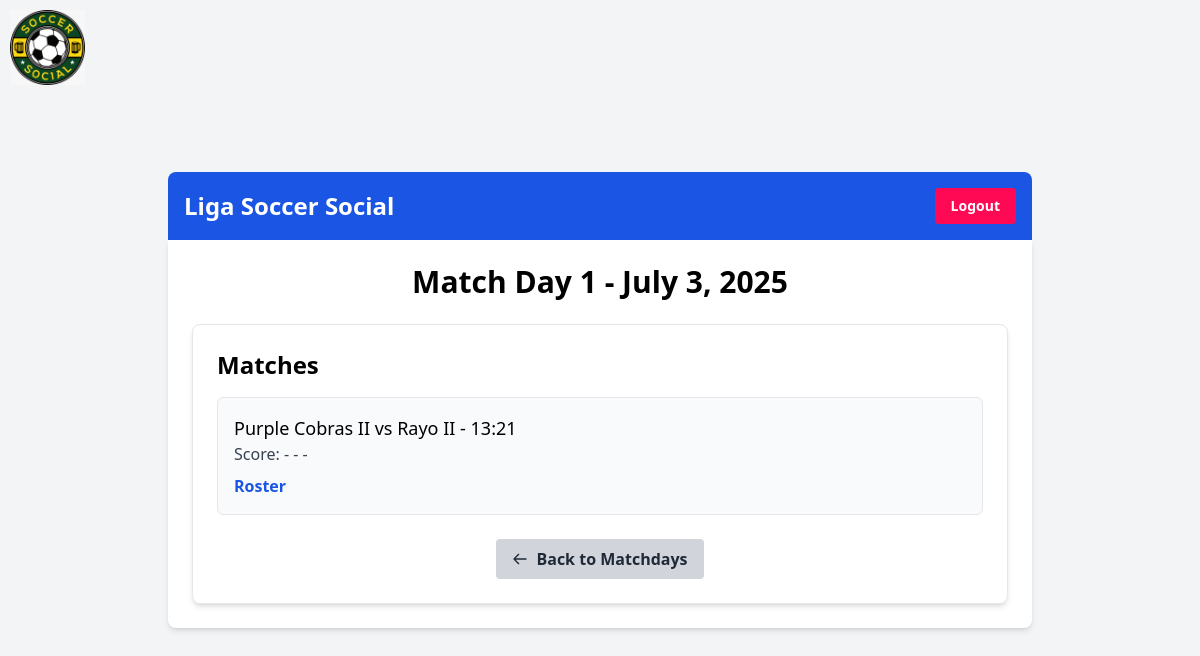
The page /futbol/matchday/4/ (signed in) on the database its author committed.
### futbolapp/models.py (models this page shows, shortened)
class Matchday(models.Model):
    season = models.ForeignKey(Season, on_delete=models.CASCADE)
    number = models.PositiveIntegerField()
    date = models.DateField()
    title = models.CharField(max_length=100, blank=True, null=True) # New field for title
    class Meta:
        ordering = ['season', 'number']
        unique_together = ('season', 'number')

class Match(models.Model):
    matchday = models.ForeignKey(Matchday, on_delete=models.CASCADE)
    home_team = models.ForeignKey(Team, related_name='home_matches', on_delete=models.CASCADE)
    away_team = models.ForeignKey(Team, related_name='away_matches', on_delete=models.CASCADE)
    home_score = models.PositiveIntegerField(null=True, blank=True)
    away_score = models.PositiveIntegerField(null=True, blank=True)
    date = models.DateTimeField()
    class Meta:
        unique_together = ('matchday', 'home_team', 'away_team')
        ordering = ['date']
        verbose_name_plural = "Matches"

class Team(models.Model):
    name = models.CharField(max_length=100)
    league = models.ForeignKey(League, on_delete=models.CASCADE, null=True, blank=True)
    tournament = models.ForeignKey('Tournament', on_delete=models.CASCADE, null=True, blank=True) # New field

### futbolapp/views.py (the view)
# urls.py: path('matchday/<int:matchday_id>/', views.matchday_detail, name='matchday_detail'),
@login_required
def matchday_detail(request, matchday_id):
    matchday = get_object_or_404(Matchday, pk=matchday_id)
    matches = Match.objects.filter(matchday=matchday)
    return render(request, 'futbolapp/matchday_detail.html', {'matchday': matchday, 'matches': matches})

### futbolapp/templates/futbolapp/matchday_detail.html (shortened to what this page needs)
{% extends 'base.html' %}
{% block content %}
    <h1 class="text-3xl font-bold mb-6 text-center">Match Day {{ matchday.number }} - {{ matchday.date }}</h1>
    <div class="bg-white p-6 rounded-lg shadow-md border border-gray-200">
        <h2 class="text-2xl font-semibold mb-4">Matches</h2>
        <ul class="space-y-4">
            {% for match in matches %}
                <li class="p-4 bg-gray-50 rounded-md border border-gray-200">
                    <p class="text-lg font-medium">{{ match.home_team.name }} vs {{ match.away_team.name }} - {{ match.date|date:"H:i" }}</p>
                    <p class="text-gray-700">Score: {{ match.home_score|default_if_none:"-" }} - {{ match.away_score|default_if_none:"-" }}</p>
                    <div class="mt-2 flex space-x-4">
                        <a href="{% url 'match_roster_view' match.id %}" class="text-primary-blue hover:text-primary-red font-semibold">Roster</a>
                    </div>
                </li>
            {% empty %}
                <li class="text-gray-700">No matches scheduled for this day.</li>
            {% endfor %}
        </ul>
        <div class="mt-6 text-center">
            <a href="{% url 'league_matchday_list' matchday.season.league.id matchday.season.id %}" class="bg-gray-300 hover:bg-gray-400 text-gray-800 font-bold py-2 px-4 rounded inline-flex items-center">
                <svg class="w-4 h-4 mr-2" fill="none" stroke="currentColor" viewBox="0 0 24 24" xmlns="http://www.w3.org/2000/svg"><path stroke-linecap="round" stroke-linejoin="round" stroke-width="2" d="M10 19l-7-7m0 0l7-7m-7 7h18"></path></svg>
                Back to Matchdays
            </a>
        </div>
    </div>
{% endblock %}

### rows shown on the page
Matchday: number "1", date "July 3, 2025"
Match: home_team.name "Purple Cobras II", away_team.name "Rayo II", date "13:21", home_score "-", away_score "-"
